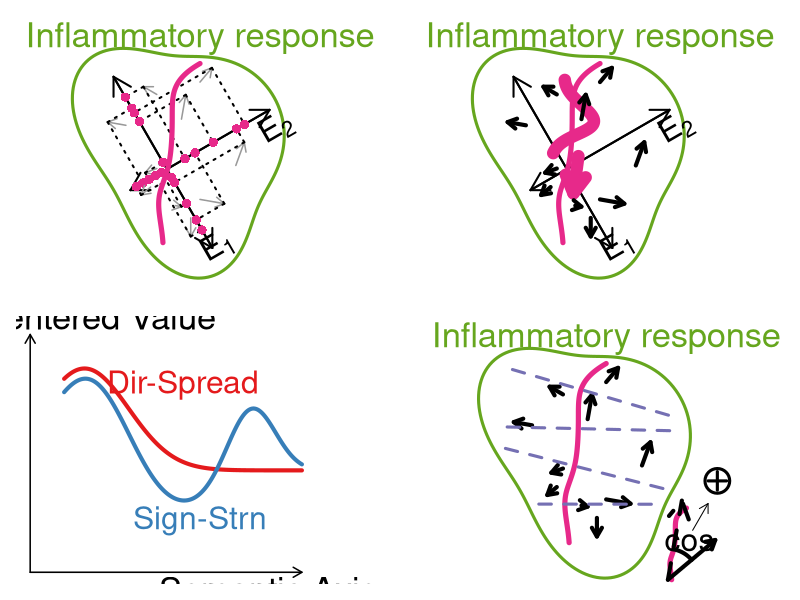

This figure's R source:
require(RColorBrewer)
colors <- brewer.pal(7, "Dark2")
colors2 <- brewer.pal(9, "Set1")

pdf("figure_1g_medical.pdf", width = 12, height = 12)
par(mfrow = c(2, 2), mar = c(1, 1, 1, 1))  # 4 panels (2x2) with minimal margins

# Function to draw the green amoeba-like contour
draw_contour <- function() {
  a <- 1.9  # length along E1 axis
  b <- 1.5  # width along E2 axis
  theta <- -2 * pi / 3  # rotation angle in radians (approx. -120°)

  t <- seq(0, 2 * pi, length.out = 200)
  r <- 1 + 0.15 * sin(3 * t)  # wavy radius for amoeba effect
  x <- a * r * cos(t)
  y <- b * r * sin(t)

  # Apply rotation
  rotation_matrix <- matrix(c(cos(theta), -sin(theta),
                              sin(theta), cos(theta)), ncol = 2)
  rotated <- rotation_matrix %*% rbind(x, y)

  # Plot contour
  lines(rotated[1, ] - 0.3, rotated[2, ], col = "#66A61E", lwd = 3)
  text(0, 1.8, "Inflammatory response", cex = 2.5, col = "#66A61E")
}

# Function to draw E1 and E2 axes with arrows and labels
draw_axis <- function() {
  theta <- -pi / 6  # 30 degrees in radians
  rotation_matrix <- matrix(c(cos(theta), -sin(theta),
                              sin(theta), cos(theta)), ncol = 2)

  e1 <- rotation_matrix %*% c(0, 2) * 0.8
  e2 <- rotation_matrix %*% c(2, 0) * 0.65

  # Arrows for E1 in both directions
  arrows(-e1[1] - 0.6, -e1[2] - 0.2, e1[1] - 0.6, e1[2] - 0.2, col = "black", lwd = 2, length = 0.2)
  arrows(e1[1] - 0.6, e1[2] - 0.2, -e1[1] - 0.6, -e1[2] - 0.2, col = "black", lwd = 2, length = 0.2)

  # Arrows for E2 in both directions
  arrows(-e2[1], -e2[2], e2[1], e2[2], col = "black", lwd = 2, length = 0.2)
  arrows(e2[1], e2[2], -e2[1], -e2[2], col = "black", lwd = 2, length = 0.2)

  # Axis labels
  text(0.4, -1.9, labels = expression(E[1]), pos = 3, cex = 2.3, srt = 30)
  text(0.9, 0.15, labels = expression(E[2]), pos = 4, cex = 2.3, srt = 30)
}

# Function to draw a single vector
draw_vector <- function(x0, y0, length, angle_deg, col = "black", lwd = 4, arrow_size = 0.1, lty = "solid") {
  angle_rad <- angle_deg * pi / 180
  x1 <- x0 + length * cos(angle_rad)
  y1 <- y0 + length * sin(angle_rad)
  arrows(x0, y0, x1, y1, length = arrow_size, col = "black", lwd = lwd, lty = lty)
}

# Draws a vector and its projections onto the E1 and E2 axes
draw_vector_with_projections <- function(x0, y0, length, angle_deg,
                                         e1_angle = 30, e2_angle = 120,
                                         e1_offset = c(0, 0),
                                         e2_offset = c(-0.6, -0.2),
                                         col = "gray60", lwd = 1.5, arrow_size = 0.1,
                                         proj_col = "black", proj_lty = "dotted") {
  angle_rad <- angle_deg * pi / 180
  e1_rad <- e1_angle * pi / 180
  e2_rad <- e2_angle * pi / 180

  vx <- length * cos(angle_rad)
  vy <- length * sin(angle_rad)
  x_tip <- x0 + vx
  y_tip <- y0 + vy

  e1 <- c(cos(e1_rad), sin(e1_rad))
  e2 <- c(cos(e2_rad), sin(e2_rad))

  project_to_axis <- function(xt, yt, base_dir, offset) {
    v <- c(xt, yt) - offset
    proj_len <- sum(v * base_dir)
    proj_point <- offset + proj_len * base_dir
    return(proj_point)
  }

  proj_e1_pt <- project_to_axis(x_tip, y_tip, e1, e1_offset)
  proj_e2_pt <- project_to_axis(x_tip, y_tip, e2, e2_offset)

  arrows(x0, y0, x_tip, y_tip, length = arrow_size, col = col, lwd = lwd)
  segments(x_tip, y_tip, proj_e1_pt[1], proj_e1_pt[2], col = proj_col, lty = proj_lty, lwd = 2)
  segments(x_tip, y_tip, proj_e2_pt[1], proj_e2_pt[2], col = proj_col, lty = proj_lty, lwd = 2)
  points(proj_e1_pt[1], proj_e1_pt[2], col = colors[[4]], pch = 16, cex = 1.5)
  points(proj_e2_pt[1], proj_e2_pt[2], col = colors[[4]], pch = 16, cex = 1.5)
}

# Draws a spline-smoothed semantic axis
draw_semantic_axis <- function() {
  x_points <- c(-.6, -0.65, -0.65, -0.5, -0.45, -0.4, 0)
  y_points <- c(-1.5, -1.1, -0.7, -.2, 0.5, 1, 1.4)
  t <- seq(0, 1, length.out = length(x_points))
  spline_x <- spline(t, x_points, n = 200)
  spline_y <- spline(t, y_points, n = 200)
  lines(spline_x$y, spline_y$y, col = colors[[4]], lwd = 5)
}

# Define parameters for 10 vectors to be drawn
x_vec <- c(-0.7, -1.2, -0.7,  0.0, -0.3, -0.8,  0.0, -0.15, -0.4,  0.58)
y_vec <- c( 0.9,  0.4, -0.3,  1.1,  0.5, -0.6, -0.8, -1.10, -0.9, -0.25)
len_vec <- c(0.25, 0.3, 0.2, 0.3, 0.4, 0.2, 0.4,  0.3,  0.1,  0.4)
angle_vec <- c(150, 170, 200,  50,  80, 220, 350, 270, 350,  70)

# --- Top-left Panel: Vector field with E1 and E2, with vector projections ---
plot(NA, xlim = c(-2, 2), ylim = c(-2, 2), asp = 1, axes = FALSE, xlab = "", ylab = "")

# Draw amoeba-like contour representing the biological response area
draw_contour()

# Draw principal axes E1 and E2 (semantic structure)
draw_axis()

# Draw all directional vectors with dotted projections onto E1 and E2
for (i in seq_along(x_vec)) {
  draw_vector_with_projections(x_vec[i], y_vec[i], len_vec[i], angle_vec[i])
}

# Draw the smoothed semantic axis that runs through the space
draw_semantic_axis()


# --- Bottom-left Panel: Same field, now highlighting semantic flow ---
plot(NA, xlim = c(-2, 2), ylim = c(-2, 2), asp = 1, axes = FALSE, xlab = "", ylab = "")

# Draw contour and axes again
draw_contour()
draw_axis()

# Highlight semantic axis direction with thick arrow
arrows(-0.35, -.1, -0.43, -.7, col = colors[[4]], lwd = 12, lty = 1, length = 0.2)

# --- Thick curved arrow (semantic axis trajectory) ---
# Step 1: Generate a symmetric bell-shaped curve (normal distribution)
curve_y <- seq(-1, 1, length.out = 100)
curve_x <- dnorm(curve_y, mean = 0, sd = 0.4)

# Step 2: Scale down to make the shape smaller
curve_x <- curve_x * 0.6
curve_y <- curve_y * 0.6
curve_x <- curve_x - mean(curve_x)  # Center the curve horizontally

# Step 3: Rotate the shape slightly to align with the semantic axis
theta <- pi / 20  # Small positive angle (≈9°)
rotation_matrix <- matrix(c(cos(theta), -sin(theta),
                            sin(theta),  cos(theta)), ncol = 2)
rotated_coords <- rotation_matrix %*% rbind(curve_x, curve_y)

# Step 4: Plot the rotated curve as a thick semantic arrow
lines(rotated_coords[1, ] - 0.4, rotated_coords[2, ] + 0.5, lwd = 12, col = colors[[4]])

# Draw the original vectors again, this time without projections
for (i in seq_along(x_vec)) {
  draw_vector(x_vec[i], y_vec[i], len_vec[i], angle_vec[i])
}

# Re-draw semantic axis curve to connect vector tips smoothly
draw_semantic_axis()

# --- Top-right Panel: Signal curves projected onto the semantic axis ---

# Create an empty plot with specified axis limits and no axis lines
plot(NA, xlim = c(0, 10), ylim = c(0, 1.2), type = "n",
     xlab = "", ylab = "", axes = FALSE, asp = 1)

# Draw axis arrows
arrows(0, -3, 8, -3, length = 0.1, lwd = 1.5)  # Horizontal axis: Semantic Axis (E1)
arrows(0, -3, 0, 4, length = 0.1, lwd = 1.5)   # Vertical axis: Signal Strength

# Add axis labels
text(7, -3.5, "Semantic Axis", cex = 2.5)
text(2, 4.5, "Centered Value", cex = 2.5)

# --- First Curve: Directional Spread (Dir-Spread) ---

# Generate a sequence of x values
x <- seq(1, 8, length.out = 200)

# Compute a right-skewed normal distribution
y1 <- dnorm(x, mean = 1.6, sd = 1.3)

# Normalize height and scale for display
y1 <- y1 / max(y1) * 3

# Label the curve
text(4.5, 2.5, "Dir-Spread", cex = 2.3, col = colors2[[1]])

# Draw the curve
lines(x, y1, lwd = 4, col = colors2[[1]])

# --- Second Curve: Significance Strength (Sign-Strn) ---

# Refine x-resolution for smoother drawing
x <- seq(1, 8, length.out = 500)

# Combine multiple Gaussian peaks (positive and negative) to simulate signal strength dynamics
y <- dnorm(x, mean = 1.8, sd = 1.2) - 
     0.5 * dnorm(x, mean = 4, sd = 1.5) + 
     0.4 * dnorm(x, mean = 6.5, sd = 0.7)

# Normalize height to max value and rescale
y <- y / max(y) * 2.7

# Draw the composite curve
lines(x, y, lwd = 4, col = colors2[[2]])

# Label the second curve
text(5, -1.5, "Sign-Strn", cex = 2.3, col = colors2[[2]])


# --- Bottom-right Panel: Semantic axis curvature and cosine angle illustration ---

# Initialize empty plot with specified bounds and aspect ratio
plot(NA, xlim = c(-2.2, 2), ylim = c(-2, 2), asp = 1, axes = FALSE, xlab = "", ylab = "")

# Draw amoeba-like contour and inflammation label
draw_contour()

# Draw each directional vector (without projections)
for (i in seq_along(x_vec)) {
  draw_vector(x_vec[i], y_vec[i], len_vec[i], angle_vec[i])
}  

# --- Define manually the points that form the semantic axis curve ---
x_points <- c(-.6, -0.65, -0.65, -0.5, -0.45, -0.4, 0)
y_points <- c(-1.5, -1.1, -0.7,  -.2, 0.5, 1, 1.4)

# Create artificial parameter t for interpolation
t <- seq(0, 1, length.out = length(x_points))

# Generate smooth spline interpolation for both x and y coordinates
spline_x <- spline(t, x_points, n = 200)
spline_y <- spline(t, y_points, n = 200)

# Draw the main semantic axis as a smooth thick line
lines(spline_x$y, spline_y$y, col = colors[[4]], lwd = 5)

# Optional: draw a scaled-down semantic axis copy for illustration
scale_factor <- 0.4
lines(spline_x$y * scale_factor + 1.3,
      spline_y$y * scale_factor - 1.5,
      col = colors[[4]], lwd = 5)

# --- Cosine Angle Illustration ---

# Draw two vectors with an angle between them
draw_vector(1, -2.1, 1.3, 80, lty = "dashed", arrow_size = 0.2)    
draw_vector(1, -2.1, 1, 40)

# Define center of arc (same origin as the two vectors)
cx <- 1
cy <- -2.1

# Define angular span in radians
angle1 <- 40 * pi / 180
angle2 <- 80 * pi / 180
theta <- seq(angle1, angle2, length.out = 100)

# Radius of the arc
r <- .5

# Compute arc coordinates
x_arc <- cx + r * cos(theta)
y_arc <- cy + r * sin(theta)

# Draw arc representing angle between vectors
lines(x_arc, y_arc, lwd = 4, col = "black")
text(1.35, -1.5, "cos", cex = 2.3, col = "black")

# Draw resulting average vector for illustration
draw_vector(1.4, -1.3, .5, 60, arrow_size = 0.1, lwd = 1)    

# Draw a circle with a "+" in the center (e.g., summarizing direction)
x <- 1.8
y <- -0.5
symbols(x, y, circles = 0.2, inches = FALSE, add = TRUE, fg = "black", lwd = 3)

# Add "+" symbol
plus_size <- 0.15
segments(x - plus_size, y, x + plus_size, y, lwd = 3)  # horizontal line
segments(x, y - plus_size, x, y + plus_size, lwd = 3)  # vertical line

# --- Draw bin divisions along the semantic axis ---

# Step 1: Compute arc length along the semantic axis
dx <- diff(spline_x$y)
dy <- diff(spline_y$y)
segment_lengths <- sqrt(dx^2 + dy^2)
arc_length <- c(0, cumsum(segment_lengths))

# Step 2: Identify index positions corresponding to 5 percentile bins
total_length <- tail(arc_length, 1)
percentiles <- seq(0, total_length, length.out = 6)  # 0%, 20%, ..., 100%
bin_indices <- sapply(percentiles, function(p) which.min(abs(arc_length - p)))

# Step 3: Draw dashed lines perpendicular to semantic axis at bin edges
for (idx in bin_indices[-c(1, length(bin_indices))]) {
  # Get point on curve
  x0 <- spline_x$y[idx] + 0.1  # small adjustment to x0
  y0 <- spline_y$y[idx]

  # Estimate tangent vector using neighboring points
  dx <- spline_x$y[idx + 1] - spline_x$y[idx - 1]
  dy <- spline_y$y[idx + 1] - spline_y$y[idx - 1]

  # Compute normal (perpendicular) vector
  norm_length <- 1.38
  nx <- -dy
  ny <- dx

  if (idx == 53) {
    norm_length <- 1
    x0 <- x0 + 0.3
  }

  n_norm <- sqrt(nx^2 + ny^2)
  nx <- nx / n_norm
  ny <- ny / n_norm

  # Draw perpendicular dashed segment at bin position
  segments(x0 - nx * norm_length, y0 - ny * norm_length,
           x0 + nx * norm_length, y0 + ny * norm_length,
           lty = "dashed", lwd = 3, col = colors[[3]])
}


dev.off()
